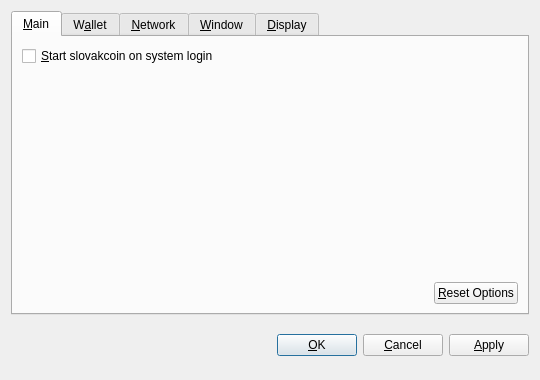
<?xml version="1.0" encoding="UTF-8"?>
<ui version="4.0">
 <class>OptionsDialog</class>
 <widget class="QDialog" name="OptionsDialog">
  <property name="geometry">
   <rect>
    <x>0</x>
    <y>0</y>
    <width>540</width>
    <height>380</height>
   </rect>
  </property>
  <property name="windowTitle">
   <string>Options</string>
  </property>
  <property name="modal">
   <bool>true</bool>
  </property>
  <layout class="QVBoxLayout" name="verticalLayout">
   <item>
    <widget class="QTabWidget" name="tabWidget">
     <property name="tabPosition">
      <enum>QTabWidget::North</enum>
     </property>
     <property name="currentIndex">
      <number>0</number>
     </property>
     <widget class="QWidget" name="tabMain">
      <attribute name="title">
       <string>&amp;Main</string>
      </attribute>
      <layout class="QVBoxLayout" name="verticalLayout_Main">
       <item>
        <widget class="QCheckBox" name="bitcoinAtStartup">
         <property name="toolTip">
          <string>Automatically start slovakcoin after logging in to the system.</string>
         </property>
         <property name="text">
          <string>&amp;Start slovakcoin on system login</string>
         </property>
        </widget>
       </item>
       <item>
        <spacer name="verticalSpacer_Main">
         <property name="orientation">
          <enum>Qt::Vertical</enum>
         </property>
         <property name="sizeHint" stdset="0">
          <size>
           <width>20</width>
           <height>40</height>
          </size>
         </property>
        </spacer>
       </item>
       <item>
        <layout class="QHBoxLayout" name="horizontalLayout_2_Main">
         <item>
          <spacer name="horizontalSpacer_2_Main">
           <property name="orientation">
            <enum>Qt::Horizontal</enum>
           </property>
           <property name="sizeHint" stdset="0">
            <size>
             <width>40</width>
             <height>20</height>
            </size>
           </property>
          </spacer>
         </item>
         <item>
          <widget class="QPushButton" name="resetButton">
           <property name="toolTip">
            <string>Reset all client options to default.</string>
           </property>
           <property name="text">
            <string>&amp;Reset Options</string>
           </property>
           <property name="autoDefault">
            <bool>false</bool>
           </property>
          </widget>
         </item>
        </layout>
       </item>
      </layout>
     </widget>
     <widget class="QWidget" name="tabWallet">
      <attribute name="title">
       <string>W&amp;allet</string>
      </attribute>
      <layout class="QVBoxLayout" name="verticalLayout_Network">
       <item>
        <widget class="QLabel" name="transactionFeeInfoLabel">
         <property name="text">
          <string>Optional transaction fee per kB that helps make sure your transactions are processed quickly. Most transactions are 1 kB.</string>
         </property>
         <property name="textFormat">
          <enum>Qt::PlainText</enum>
         </property>
         <property name="wordWrap">
          <bool>true</bool>
         </property>
        </widget>
       </item>
       <item>
        <layout class="QHBoxLayout" name="horizontalLayout_1_Main">
         <item>
          <widget class="QLabel" name="transactionFeeLabel">
           <property name="text">
            <string>Pay transaction &amp;fee</string>
           </property>
           <property name="textFormat">
            <enum>Qt::PlainText</enum>
           </property>
           <property name="buddy">
            <cstring>transactionFee</cstring>
           </property>
          </widget>
         </item>
         <item>
          <widget class="BitcoinAmountField" name="transactionFee"/>
         </item>
         <item>
          <spacer name="horizontalSpacer_1_Main">
           <property name="orientation">
            <enum>Qt::Horizontal</enum>
           </property>
           <property name="sizeHint" stdset="0">
            <size>
             <width>40</width>
             <height>20</height>
            </size>
           </property>
          </spacer>
         </item>
        </layout>
       </item>
       <item>
        <widget class="QLabel" name="label">
         <property name="text">
          <string>If you disable the spending of unconfirmed change, the change from a transaction cannot be used until that transaction has at least one confirmation. This also affects how your balance is computed.</string>
         </property>
         <property name="wordWrap">
          <bool>true</bool>
         </property>
        </widget>
       </item>
       <item>
        <widget class="QCheckBox" name="spendZeroConfChange">
         <property name="text">
          <string>Spend unconfirmed change  (experts only)</string>
         </property>
        </widget>
       </item>
       <item>
        <spacer name="verticalSpacer">
         <property name="orientation">
          <enum>Qt::Vertical</enum>
         </property>
         <property name="sizeHint" stdset="0">
          <size>
           <width>20</width>
           <height>40</height>
          </size>
         </property>
        </spacer>
       </item>
      </layout>
     </widget>
     <widget class="QWidget" name="tabNetwork">
      <attribute name="title">
       <string>&amp;Network</string>
      </attribute>
      <layout class="QVBoxLayout" name="verticalLayout_Network">
       <item>
        <widget class="QCheckBox" name="mapPortUpnp">
         <property name="toolTip">
          <string>Automatically open the slovakcoin client port on the router. This only works when your router supports UPnP and it is enabled.</string>
         </property>
         <property name="text">
          <string>Map port using &amp;UPnP</string>
         </property>
        </widget>
       </item>
       <item>
        <widget class="QCheckBox" name="connectSocks">
         <property name="toolTip">
          <string>Connect to the slovakcoin network through a SOCKS proxy (e.g. when connecting through Tor).</string>
         </property>
         <property name="text">
          <string>&amp;Connect through SOCKS proxy:</string>
         </property>
        </widget>
       </item>
       <item>
        <layout class="QHBoxLayout" name="horizontalLayout_Network">
         <item>
          <widget class="QLabel" name="proxyIpLabel">
           <property name="text">
            <string>Proxy &amp;IP:</string>
           </property>
           <property name="textFormat">
            <enum>Qt::PlainText</enum>
           </property>
           <property name="buddy">
            <cstring>proxyIp</cstring>
           </property>
          </widget>
         </item>
         <item>
          <widget class="QValidatedLineEdit" name="proxyIp">
           <property name="maximumSize">
            <size>
             <width>140</width>
             <height>16777215</height>
            </size>
           </property>
           <property name="toolTip">
            <string>IP address of the proxy (e.g. 127.0.0.1)</string>
           </property>
          </widget>
         </item>
         <item>
          <widget class="QLabel" name="proxyPortLabel">
           <property name="text">
            <string>&amp;Port:</string>
           </property>
           <property name="textFormat">
            <enum>Qt::PlainText</enum>
           </property>
           <property name="buddy">
            <cstring>proxyPort</cstring>
           </property>
          </widget>
         </item>
         <item>
          <widget class="QLineEdit" name="proxyPort">
           <property name="maximumSize">
            <size>
             <width>55</width>
             <height>16777215</height>
            </size>
           </property>
           <property name="toolTip">
            <string>Port of the proxy (e.g. 9050)</string>
           </property>
          </widget>
         </item>
         <item>
          <widget class="QLabel" name="socksVersionLabel">
           <property name="text">
            <string>SOCKS &amp;Version:</string>
           </property>
           <property name="textFormat">
            <enum>Qt::PlainText</enum>
           </property>
           <property name="buddy">
            <cstring>socksVersion</cstring>
           </property>
          </widget>
         </item>
         <item>
          <widget class="QValueComboBox" name="socksVersion">
           <property name="toolTip">
            <string>SOCKS version of the proxy (e.g. 5)</string>
           </property>
          </widget>
         </item>
         <item>
          <spacer name="horizontalSpacer_Network">
           <property name="orientation">
            <enum>Qt::Horizontal</enum>
           </property>
           <property name="sizeHint" stdset="0">
            <size>
             <width>40</width>
             <height>20</height>
            </size>
           </property>
          </spacer>
         </item>
        </layout>
       </item>
       <item>
        <spacer name="verticalSpacer_Network">
         <property name="orientation">
          <enum>Qt::Vertical</enum>
         </property>
         <property name="sizeHint" stdset="0">
          <size>
           <width>20</width>
           <height>40</height>
          </size>
         </property>
        </spacer>
       </item>
      </layout>
     </widget>
     <widget class="QWidget" name="tabWindow">
      <attribute name="title">
       <string>&amp;Window</string>
      </attribute>
      <layout class="QVBoxLayout" name="verticalLayout_Window">
       <item>
        <widget class="QCheckBox" name="minimizeToTray">
         <property name="toolTip">
          <string>Show only a tray icon after minimizing the window.</string>
         </property>
         <property name="text">
          <string>&amp;Minimize to the tray instead of the taskbar</string>
         </property>
        </widget>
       </item>
       <item>
        <widget class="QCheckBox" name="minimizeOnClose">
         <property name="toolTip">
          <string>Minimize instead of exit the application when the window is closed. When this option is enabled, the application will be closed only after selecting Quit in the menu.</string>
         </property>
         <property name="text">
          <string>M&amp;inimize on close</string>
         </property>
        </widget>
       </item>
       <item>
        <spacer name="verticalSpacer_Window">
         <property name="orientation">
          <enum>Qt::Vertical</enum>
         </property>
         <property name="sizeHint" stdset="0">
          <size>
           <width>20</width>
           <height>40</height>
          </size>
         </property>
        </spacer>
       </item>
      </layout>
     </widget>
     <widget class="QWidget" name="tabDisplay">
      <attribute name="title">
       <string>&amp;Display</string>
      </attribute>
      <layout class="QVBoxLayout" name="verticalLayout_Display">
       <item>
        <layout class="QHBoxLayout" name="horizontalLayout_1_Display">
         <item>
          <widget class="QLabel" name="langLabel">
           <property name="text">
            <string>User Interface &amp;language:</string>
           </property>
           <property name="textFormat">
            <enum>Qt::PlainText</enum>
           </property>
           <property name="buddy">
            <cstring>lang</cstring>
           </property>
          </widget>
         </item>
         <item>
          <widget class="QValueComboBox" name="lang">
           <property name="toolTip">
            <string>The user interface language can be set here. This setting will take effect after restarting slovakcoin.</string>
           </property>
          </widget>
         </item>
        </layout>
       </item>
       <item>
        <layout class="QHBoxLayout" name="horizontalLayout_2_Display">
         <item>
          <widget class="QLabel" name="unitLabel">
           <property name="text">
            <string>&amp;Unit to show amounts in:</string>
           </property>
           <property name="textFormat">
            <enum>Qt::PlainText</enum>
           </property>
           <property name="buddy">
            <cstring>unit</cstring>
           </property>
          </widget>
         </item>
         <item>
          <widget class="QValueComboBox" name="unit">
           <property name="toolTip">
            <string>Choose the default subdivision unit to show in the interface and when sending coins.</string>
           </property>
          </widget>
         </item>
        </layout>
       </item>
       <item>
        <widget class="QCheckBox" name="displayAddresses">
         <property name="toolTip">
          <string>Whether to show slovakcoin addresses in the transaction list or not.</string>
         </property>
         <property name="text">
          <string>&amp;Display addresses in transaction list</string>
         </property>
        </widget>
       </item>
       <item>
        <widget class="QCheckBox" name="coinControlFeatures">
         <property name="toolTip">
          <string>Whether to show coin control features or not.</string>
         </property>
         <property name="text">
          <string>Display coin &amp;control features (experts only!)</string>
         </property>
        </widget>
       </item>
       <item>
        <spacer name="verticalSpacer_Display">
         <property name="orientation">
          <enum>Qt::Vertical</enum>
         </property>
         <property name="sizeHint" stdset="0">
          <size>
           <width>20</width>
           <height>40</height>
          </size>
         </property>
        </spacer>
       </item>
      </layout>
     </widget>
    </widget>
   </item>
   <item>
    <layout class="QHBoxLayout" name="horizontalLayout_Buttons">
     <item>
      <spacer name="horizontalSpacer_1">
       <property name="orientation">
        <enum>Qt::Horizontal</enum>
       </property>
       <property name="sizeHint" stdset="0">
        <size>
         <width>40</width>
         <height>48</height>
        </size>
       </property>
      </spacer>
     </item>
     <item>
      <widget class="QLabel" name="statusLabel">
       <property name="font">
        <font>
         <weight>75</weight>
         <bold>true</bold>
        </font>
       </property>
       <property name="text">
        <string/>
       </property>
       <property name="textFormat">
        <enum>Qt::PlainText</enum>
       </property>
       <property name="wordWrap">
        <bool>true</bool>
       </property>
      </widget>
     </item>
     <item>
      <spacer name="horizontalSpacer_2">
       <property name="orientation">
        <enum>Qt::Horizontal</enum>
       </property>
       <property name="sizeHint" stdset="0">
        <size>
         <width>40</width>
         <height>48</height>
        </size>
       </property>
      </spacer>
     </item>
     <item>
      <widget class="QPushButton" name="okButton">
       <property name="text">
        <string>&amp;OK</string>
       </property>
      </widget>
     </item>
     <item>
      <widget class="QPushButton" name="cancelButton">
       <property name="text">
        <string>&amp;Cancel</string>
       </property>
       <property name="autoDefault">
        <bool>false</bool>
       </property>
      </widget>
     </item>
     <item>
      <widget class="QPushButton" name="applyButton">
       <property name="text">
        <string>&amp;Apply</string>
       </property>
       <property name="autoDefault">
        <bool>false</bool>
       </property>
      </widget>
     </item>
    </layout>
   </item>
  </layout>
 </widget>
 <customwidgets>
  <customwidget>
   <class>BitcoinAmountField</class>
   <extends>QSpinBox</extends>
   <header>bitcoinamountfield.h</header>
  </customwidget>
  <customwidget>
   <class>QValueComboBox</class>
   <extends>QComboBox</extends>
   <header>qvaluecombobox.h</header>
  </customwidget>
  <customwidget>
   <class>QValidatedLineEdit</class>
   <extends>QLineEdit</extends>
   <header>qvalidatedlineedit.h</header>
  </customwidget>
 </customwidgets>
 <resources/>
 <connections/>
</ui>
